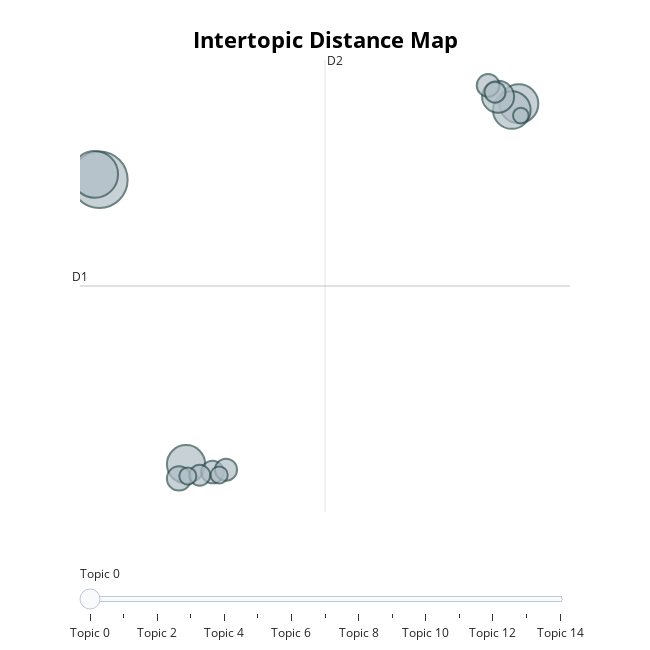

Here is the notebook cell this chart was saved with:
### Code cell
model.visualize_topics()

### Figure 1 — Plotly figure (JSON) as saved in the notebook; plotly's stock layout.template omitted (floating-point values rounded to 4 significant figures)
{"data": [{"customdata": [[0, "new job | suicidal ideation | day week | long time | thing want", 131], [1, "best friend | mental health | long time | month ago | manic episode", 89], [2, "weight gain | fall asleep | hour later | couple hour | withdrawal symptom", 62], [3, "manic episode | family member | know help | thought really | right want", 60], [4, "low dose | weight gain | feeling good | hey guy | taking med", 58], [5, "increased dose | new doctor | low dose | started taking | month ago", 42], [6, "feeling good | couple day | good mood | need help | really good", 24], [7, "day ago | couple day | hypomanic episode | started taking | taking month", 21], [8, "seeing psychiatrist | new psychiatrist | mood swing | month ago | trying new", 21], [9, "best friend | taking med | really weird | know talking | depressive episode", 20], [10, "couple week | depression anxiety | panic attack | ca sleep | diagnosed year ago", 18], [11, "weight gain | lose weight | mood stabilizer | psychotic episode | thanks reading", 18], [12, "time really | really sad | know talking | rapid cycling | really fast", 12], [13, "dont know | mental health | hour later | thought depression | lose weight", 12], [14, "taking month | really fast | withdrawal symptom | officially diagnosed | know experience", 10]], "hovertemplate": "<b>Topic %{customdata[0]}</b><br>%{customdata[1]}<br>Size: %{customdata[2]}", "legendgroup": "", "marker": {"color": "#B0BEC5", "line": {"color": "DarkSlateGrey", "width": 2}, "size": [131, 89, 62, 60, 58, 42, 24, 21, 21, 20, 18, 18, 12, 12, 10], "sizemode": "area", "sizeref": 0.08188, "symbol": "circle"}, "mode": "markers", "name": "", "orientation": "v", "showlegend": false, "type": "scatter", "x": [-4.772, -5.007, 16.61, -0.3531, 16.25, 15.55, -0.7115, 15.04, 0.9958, 1.682, 0.3434, 15.39, -0.2632, 1.335, 16.71], "xaxis": "x", "y": [3.244, 3.478, 6.534, -9.057, 6.26, 6.838, -9.671, 7.325, -9.39, -9.292, -9.533, 7.034, -9.569, -9.521, 6.021], "yaxis": "y"}], "layout": {"annotations": [{"showarrow": false, "text": "D1", "x": -5.758, "y": -1.349, "yshift": 10}, {"showarrow": false, "text": "D2", "x": 6.727, "xshift": 10, "y": 8.424}], "height": 650, "hoverlabel": {"bgcolor": "white", "font": {"family": "Rockwell", "size": 16}}, "legend": {"itemsizing": "constant", "tracegroupgap": 0}, "margin": {"t": 60}, "shapes": [{"line": {"color": "#CFD8DC", "width": 2}, "type": "line", "x0": 6.727, "x1": 6.727, "y0": -11.12, "y1": 8.424}, {"line": {"color": "#9E9E9E", "width": 2}, "type": "line", "x0": -5.758, "x1": 19.21, "y0": -1.349, "y1": -1.349}], "sliders": [{"active": 0, "pad": {"t": 50}, "steps": [{"args": [{"marker.color": [["red", "#B0BEC5", "#B0BEC5", "#B0BEC5", "#B0BEC5", "#B0BEC5", "#B0BEC5", "#B0BEC5", "#B0BEC5", "#B0BEC5", "#B0BEC5", "#B0BEC5", "#B0BEC5", "#B0BEC5", "#B0BEC5"]]}], "label": "Topic 0", "method": "update"}, {"args": [{"marker.color": [["#B0BEC5", "red", "#B0BEC5", "#B0BEC5", "#B0BEC5", "#B0BEC5", "#B0BEC5", "#B0BEC5", "#B0BEC5", "#B0BEC5", "#B0BEC5", "#B0BEC5", "#B0BEC5", "#B0BEC5", "#B0BEC5"]]}], "label": "Topic 1", "method": "update"}, {"args": [{"marker.color": [["#B0BEC5", "#B0BEC5", "red", "#B0BEC5", "#B0BEC5", "#B0BEC5", "#B0BEC5", "#B0BEC5", "#B0BEC5", "#B0BEC5", "#B0BEC5", "#B0BEC5", "#B0BEC5", "#B0BEC5", "#B0BEC5"]]}], "label": "Topic 2", "method": "update"}, {"args": [{"marker.color": [["#B0BEC5", "#B0BEC5", "#B0BEC5", "red", "#B0BEC5", "#B0BEC5", "#B0BEC5", "#B0BEC5", "#B0BEC5", "#B0BEC5", "#B0BEC5", "#B0BEC5", "#B0BEC5", "#B0BEC5", "#B0BEC5"]]}], "label": "Topic 3", "method": "update"}, {"args": [{"marker.color": [["#B0BEC5", "#B0BEC5", "#B0BEC5", "#B0BEC5", "red", "#B0BEC5", "#B0BEC5", "#B0BEC5", "#B0BEC5", "#B0BEC5", "#B0BEC5", "#B0BEC5", "#B0BEC5", "#B0BEC5", "#B0BEC5"]]}], "label": "Topic 4", "method": "update"}, {"args": [{"marker.color": [["#B0BEC5", "#B0BEC5", "#B0BEC5", "#B0BEC5", "#B0BEC5", "red", "#B0BEC5", "#B0BEC5", "#B0BEC5", "#B0BEC5", "#B0BEC5", "#B0BEC5", "#B0BEC5", "#B0BEC5", "#B0BEC5"]]}], "label": "Topic 5", "method": "update"}, {"args": [{"marker.color": [["#B0BEC5", "#B0BEC5", "#B0BEC5", "#B0BEC5", "#B0BEC5", "#B0BEC5", "red", "#B0BEC5", "#B0BEC5", "#B0BEC5", "#B0BEC5", "#B0BEC5", "#B0BEC5", "#B0BEC5", "#B0BEC5"]]}], "label": "Topic 6", "method": "update"}, {"args": [{"marker.color": [["#B0BEC5", "#B0BEC5", "#B0BEC5", "#B0BEC5", "#B0BEC5", "#B0BEC5", "#B0BEC5", "red", "#B0BEC5", "#B0BEC5", "#B0BEC5", "#B0BEC5", "#B0BEC5", "#B0BEC5", "#B0BEC5"]]}], "label": "Topic 7", "method": "update"}, {"args": [{"marker.color": [["#B0BEC5", "#B0BEC5", "#B0BEC5", "#B0BEC5", "#B0BEC5", "#B0BEC5", "#B0BEC5", "#B0BEC5", "red", "#B0BEC5", "#B0BEC5", "#B0BEC5", "#B0BEC5", "#B0BEC5", "#B0BEC5"]]}], "label": "Topic 8", "method": "update"}, {"args": [{"marker.color": [["#B0BEC5", "#B0BEC5", "#B0BEC5", "#B0BEC5", "#B0BEC5", "#B0BEC5", "#B0BEC5", "#B0BEC5", "#B0BEC5", "red", "#B0BEC5", "#B0BEC5", "#B0BEC5", "#B0BEC5", "#B0BEC5"]]}], "label": "Topic 9", "method": "update"}, {"args": [{"marker.color": [["#B0BEC5", "#B0BEC5", "#B0BEC5", "#B0BEC5", "#B0BEC5", "#B0BEC5", "#B0BEC5", "#B0BEC5", "#B0BEC5", "#B0BEC5", "red", "#B0BEC5", "#B0BEC5", "#B0BEC5", "#B0BEC5"]]}], "label": "Topic 10", "method": "update"}, {"args": [{"marker.color": [["#B0BEC5", "#B0BEC5", "#B0BEC5", "#B0BEC5", "#B0BEC5", "#B0BEC5", "#B0BEC5", "#B0BEC5", "#B0BEC5", "#B0BEC5", "#B0BEC5", "red", "#B0BEC5", "#B0BEC5", "#B0BEC5"]]}], "label": "Topic 11", "method": "update"}, {"args": [{"marker.color": [["#B0BEC5", "#B0BEC5", "#B0BEC5", "#B0BEC5", "#B0BEC5", "#B0BEC5", "#B0BEC5", "#B0BEC5", "#B0BEC5", "#B0BEC5", "#B0BEC5", "#B0BEC5", "red", "#B0BEC5", "#B0BEC5"]]}], "label": "Topic 12", "method": "update"}, {"args": [{"marker.color": [["#B0BEC5", "#B0BEC5", "#B0BEC5", "#B0BEC5", "#B0BEC5", "#B0BEC5", "#B0BEC5", "#B0BEC5", "#B0BEC5", "#B0BEC5", "#B0BEC5", "#B0BEC5", "#B0BEC5", "red", "#B0BEC5"]]}], "label": "Topic 13", "method": "update"}, {"args": [{"marker.color": [["#B0BEC5", "#B0BEC5", "#B0BEC5", "#B0BEC5", "#B0BEC5", "#B0BEC5", "#B0BEC5", "#B0BEC5", "#B0BEC5", "#B0BEC5", "#B0BEC5", "#B0BEC5", "#B0BEC5", "#B0BEC5", "red"]]}], "label": "Topic 14", "method": "update"}]}], "title": {"font": {"color": "Black", "size": 22}, "text": "<b>Intertopic Distance Map</b>", "x": 0.5, "xanchor": "center", "y": 0.95, "yanchor": "top"}, "width": 650, "xaxis": {"anchor": "y", "domain": [0, 1], "range": [-5.758, 19.21], "title": {"text": ""}, "visible": false}, "yaxis": {"anchor": "x", "domain": [0, 1], "range": [-11.12, 8.424], "title": {"text": ""}, "visible": false}}}
